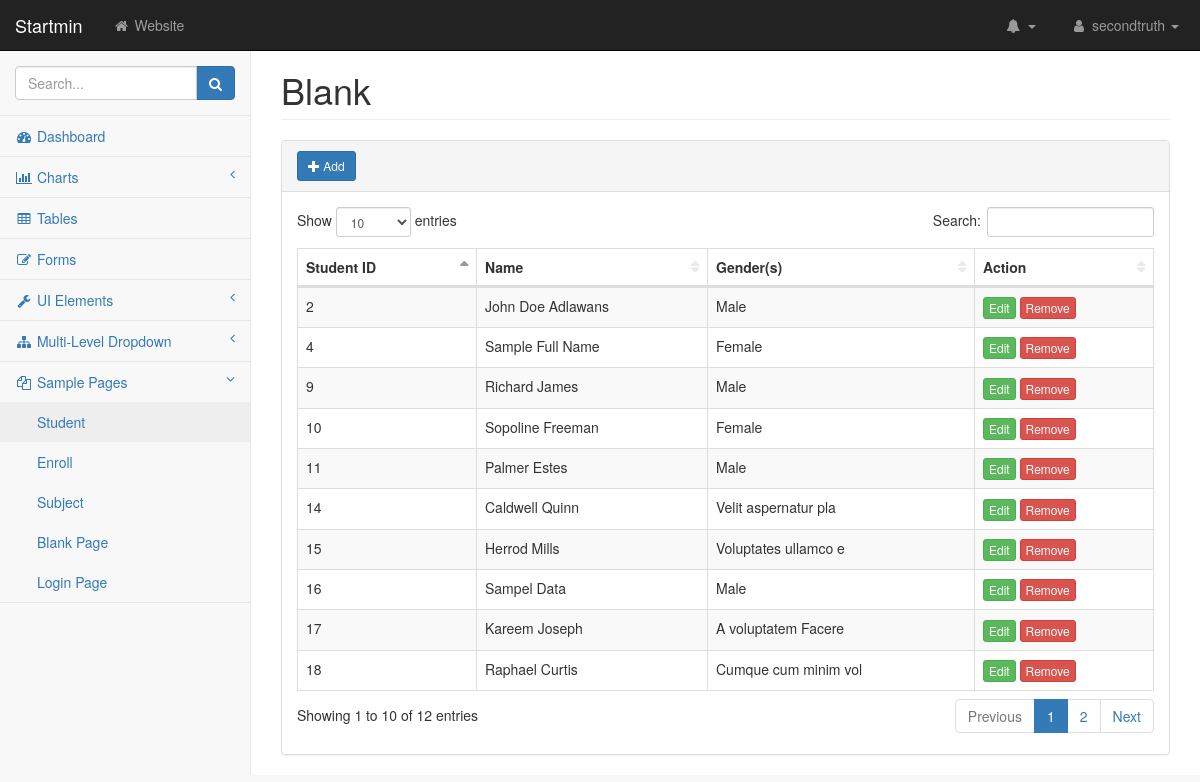
Screenshot of /pages/student-table.php with the database file from the repository.
### tables this page shows
CREATE TABLE `tbl_students` (
  `s_id` int(20) NOT NULL,
  `dept_id` int(10) NOT NULL,
  `s_name` varchar(50) NOT NULL,
  `s_gender` varchar(50) NOT NULL,
  `s_status` varchar(50) NOT NULL
);

### pages/student-table.php (the view, shortened to what this page needs)
<?php
    include("../templates/header.php");
?>
<div class="row">
    <div class="col-lg-12">
        <h1 class="page-header">Blank</h1>
        <div class="panel panel-default">
            <div class="panel-heading">
                <a href="" class="btn btn-primary btn-sm" data-toggle="modal" data-target="#myModal"><i class="glyphicon glyphicon-plus"></i> Add</a>
            </div>
            <div class="panel-body">
                <div class="table-responsive">
                        <table class="table table-striped table-bordered table-hover" id="dataTables-example">
                            <thead>
                                <tr>
                                    <th>Student ID</th>
                                    <th>Name</th>
                                    <th>Gender(s)</th>
                                    <th>Action</th>
                                </tr>
                            </thead>
                            <tbody>
                            <?php
                        $database = new Connection();
                        $db = $database->open();
                        try{
                            $sql = 'SELECT * FROM tbl_students';
                            foreach ($db->query($sql) as $row) {
                            ?>
                                <tr>
                                    <td><?php echo $row["s_id"]?></td>
                                    <td><?php echo $row["s_name"]?></td>
                                    <td><?php echo $row["s_gender"]?></td>
                                    <td>
                                        <a href="#edit_<?php echo $row['s_id'];?>" class="btn btn-success btn-xs" data-toggle="modal">Edit</a>
                                        <a href="#delete_<?php echo $row['s_id'];?>" class="btn btn-danger btn-xs" data-toggle="modal">Remove</a>
                                    </td>
                                </tr>
                                <?php
                            }
                        }
                        catch(PDOException $e){
                            echo "There is some problem in connection: " . $e->getMessage();
                        }
                    ?>
                            </tbody>
                        </table>
                    </div>
            </div>
        </div>
    </div>
</div>
<?php
    include("../templates/footer.php");
?>

### css/startmin.css (style rules this page uses)
body { background-color: #f8f8f8; }
table.dataTable thead .sorting, table.dataTable thead .sorting_asc, table.dataTable thead .sorting_desc, table.dataTable thead .sorting_asc_disabled, table.dataTable thead .sorting_desc_disabled { background: 0 0; }
table.dataTable thead .sorting_asc:after { content: "\f0de"; float: right; font-family: fontawesome; }
table.dataTable thead .sorting:after { content: "\f0dc"; float: right; font-family: fontawesome; color: rgba(50,50,50,.5); }

### rows the page displays
tbl_students: s_id "2", s_name "John Doe Adlawans", s_gender "Male"
tbl_students: s_id "4", s_name "Sample Full Name", s_gender "Female"
tbl_students: s_id "9", s_name "Richard James", s_gender "Male"
tbl_students: s_id "10", s_name "Sopoline Freeman", s_gender "Female"
tbl_students: s_id "11", s_name "Palmer Estes", s_gender "Male"
tbl_students: s_id "14", s_name "Caldwell Quinn", s_gender "Velit aspernatur pla"
tbl_students: s_id "15", s_name "Herrod Mills", s_gender "Voluptates ullamco e"
tbl_students: s_id "16", s_name "Sampel Data", s_gender "Male"
tbl_students: s_id "17", s_name "Kareem Joseph", s_gender "A voluptatem Facere"
tbl_students: s_id "18", s_name "Raphael Curtis", s_gender "Cumque cum minim vol"
